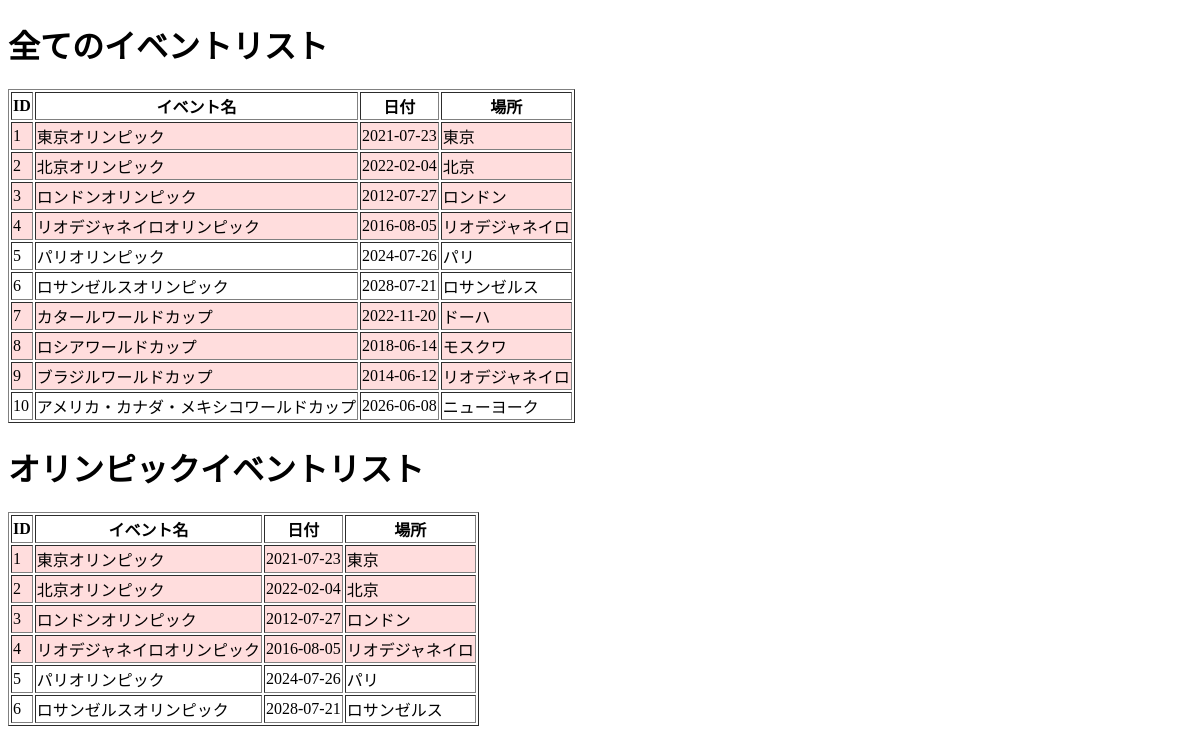
Before: / with the older database file.
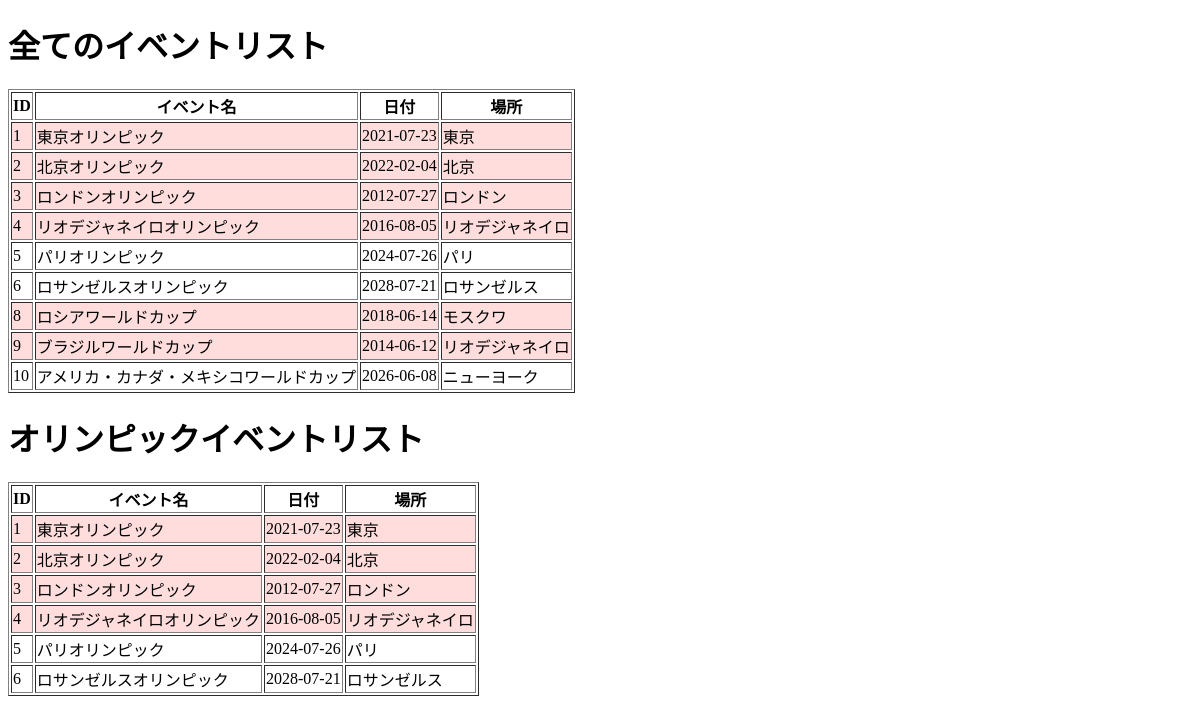
After: the same page with the newer database file.
### tables this page shows
CREATE TABLE events (
    id INTEGER PRIMARY KEY AUTOINCREMENT,
    event_name TEXT NOT NULL,
    event_date TEXT NOT NULL,
    location TEXT NOT NULL
);

### a5-2.py (the view)
@app.route("/", methods=["GET"])
def database():
    db = get_db()
    cur = db.execute("SELECT * FROM events")
    all_events = cur.fetchall()
    cur = db.execute("SELECT * FROM events WHERE event_name LIKE '%オリンピック%'")
    olympic_events = cur.fetchall()
    current_date = datetime.now().strftime("%Y-%m-%d")
    return render_template(
        "a5-2.html",
        all_events=all_events,
        olympic_events=olympic_events,
        current_date=current_date,
    )

### a5-2.py (called while the page is built)
def get_db():
    if "db" not in g:
        g.db = sqlite3.connect("a5-1.db")
    return g.db

### templates/a5-2.html (shortened to what this page needs)
<!doctype html>
<html lang="ja">
  <head>
  </head>
  <body>
    <h1>全てのイベントリスト</h1>
    <table border="1">
      <tr>
        <th>ID</th>
        <th>イベント名</th>
        <th>日付</th>
        <th>場所</th>
      </tr>
      {% for event in all_events %}
      <tr class="{% if event[2] < current_date %}past{% endif %}">
        <td>{{ event[0] }}</td>
        <td>{{ event[1] }}</td>
        <td>{{ event[2] }}</td>
        <td>{{ event[3] }}</td>
      </tr>
      {% endfor %}
    </table>
    <h1>オリンピックイベントリスト</h1>
    <table border="1">
      <tr>
        <th>ID</th>
        <th>イベント名</th>
        <th>日付</th>
        <th>場所</th>
      </tr>
      {% for event in olympic_events %}
      <tr class="{% if event[2] < current_date %}past{% endif %}">
        <td>{{ event[0] }}</td>
        <td>{{ event[1] }}</td>
        <td>{{ event[2] }}</td>
        <td>{{ event[3] }}</td>
      </tr>
      {% endfor %}
    </table>
  </body>
</html>

### templates/a5-2.html (style rules this page uses)
.past { background-color: #ffdddd; }

Changed rows visible on the page:
removed events: id "7", event_name "カタールワールドカップ", event_date "2022-11-20", location "ドーハ", shown under "全てのイベントリスト"
